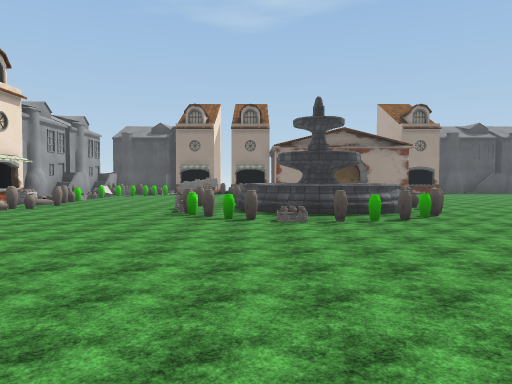
View 1 (above)

24 first-person views from a walk through a scene from a Unity 3-D project. The camera is 1.5 m above the floor, tilts 2° down and sees 70° across. The floor is counted in squares, 2 m on a side. Each view is taken from the middle of a square. On the plan, view 1 faces up. The plan holds only what a view shows up to about 11 squares ahead; the rest is blank. The place goes on beyond the plan. Some surface patterns are stand-ins.

View 2
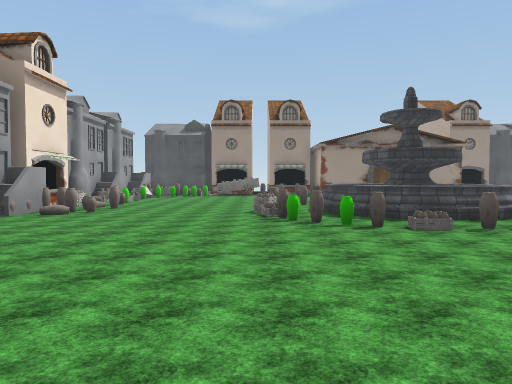

View 3
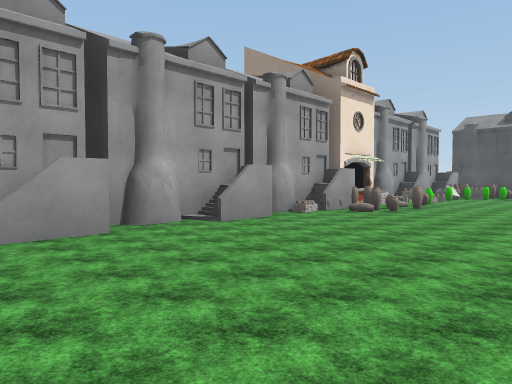

View 4
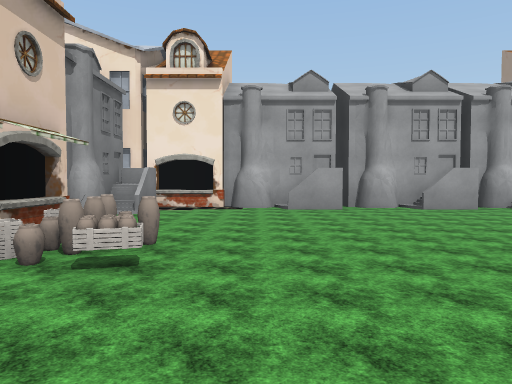

View 5
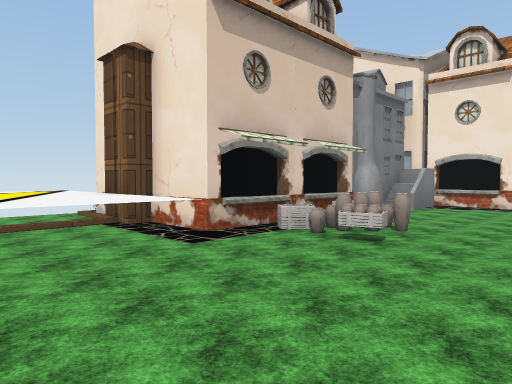

View 6
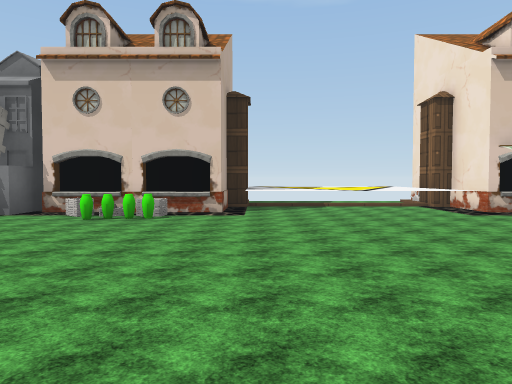

View 7
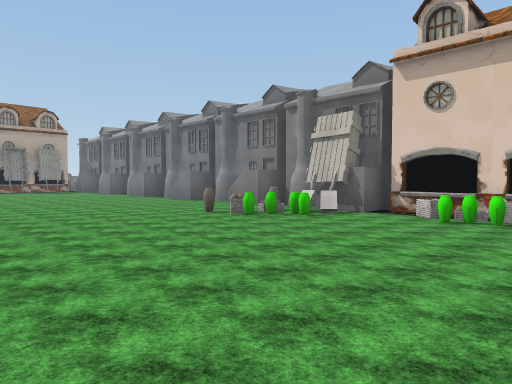

View 8
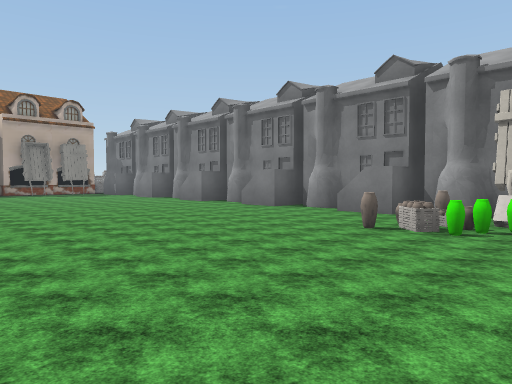

View 9
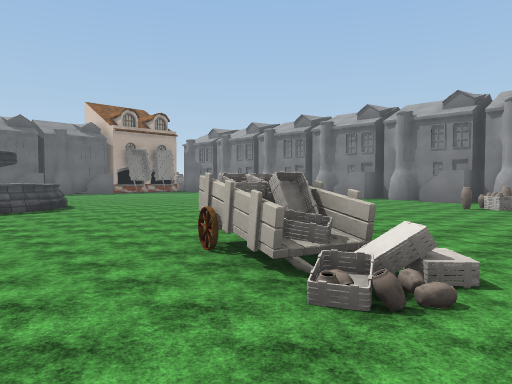

View 10
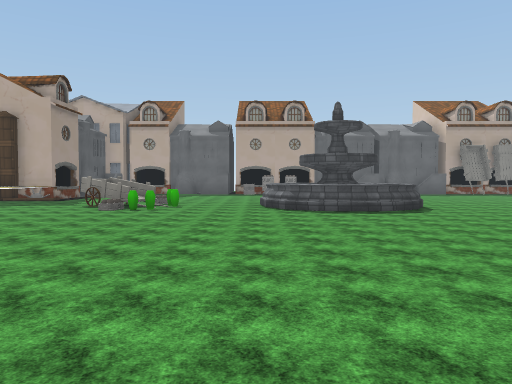

View 11
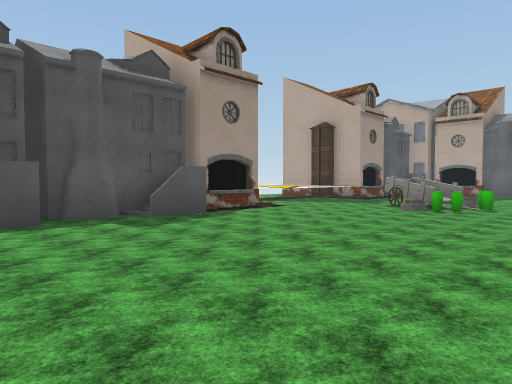

View 12
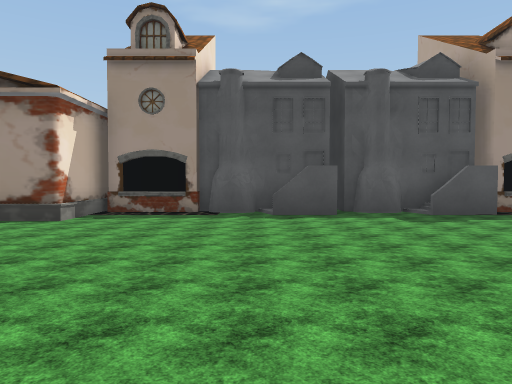

View 13
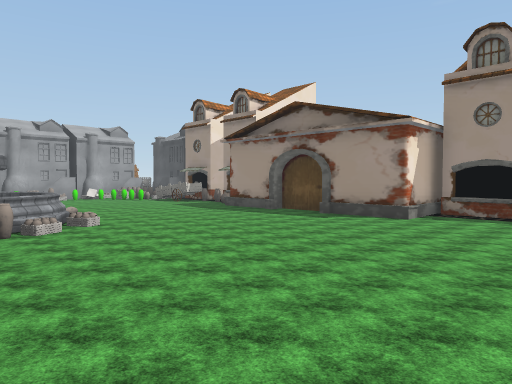

View 14
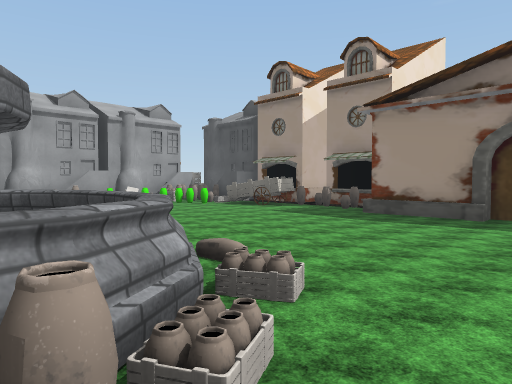

View 15
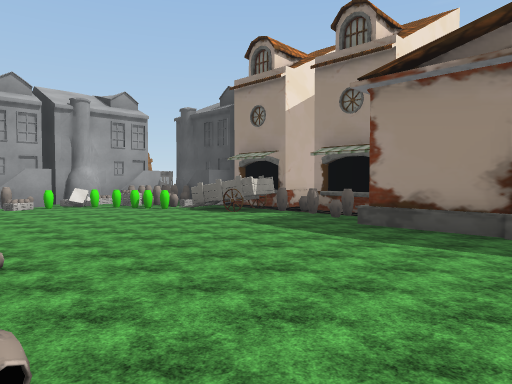

View 16
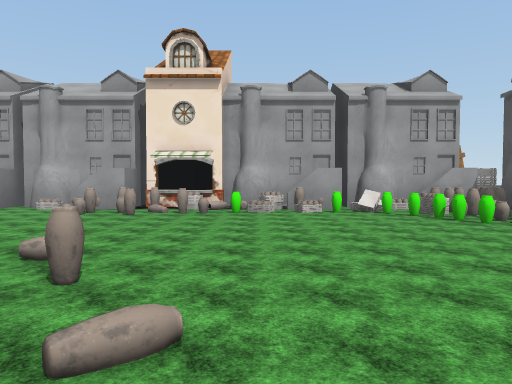

View 17
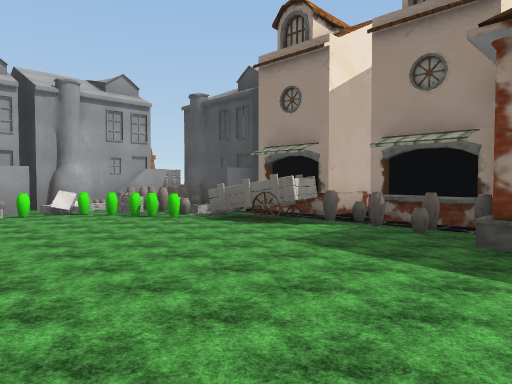

View 18
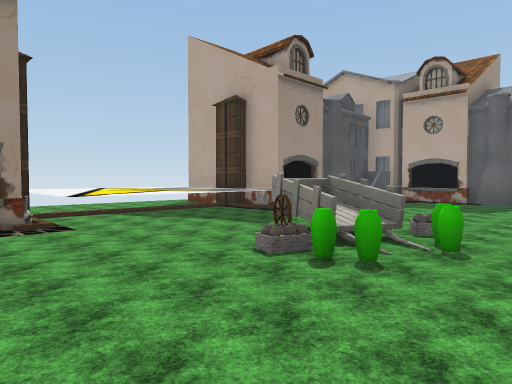

View 19
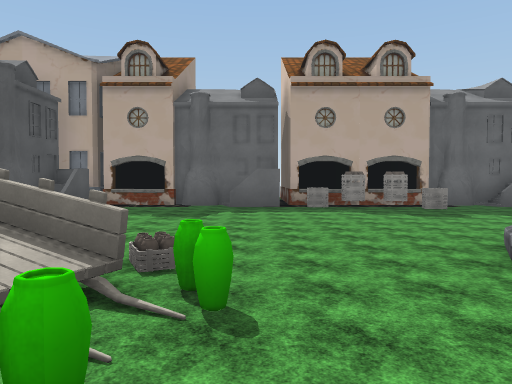

View 20
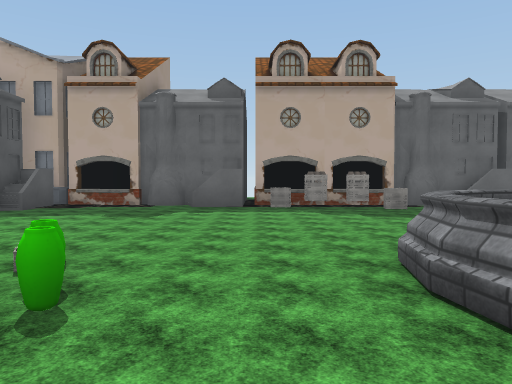

View 21
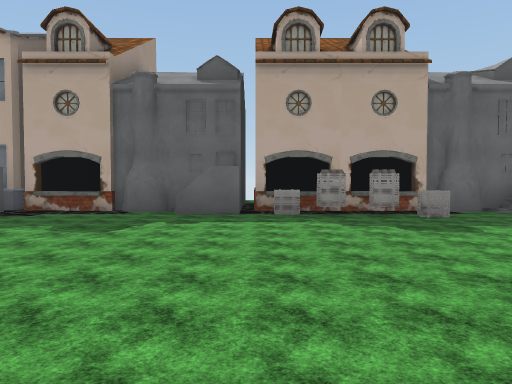

View 22
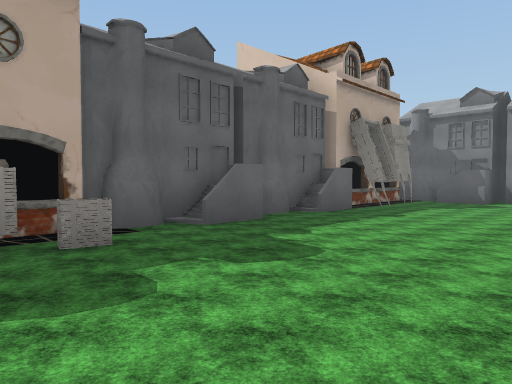

View 23
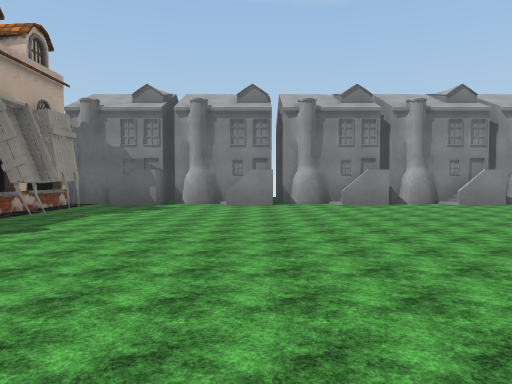

View 24
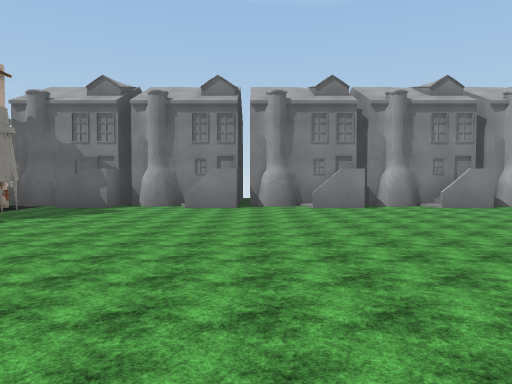

### Floor plan
Key: @ floor where view 1 was taken; # wall or solid block; . main floor; : floor 0.5 m higher than the main floor; + floor 0.75 m higher than the main floor; / step, stairs or slope; ^ raised ledge; v drop or lower ground; B building; F fountain; P pot; H house; O other object.
Columns run from 10 left of view 1 to 32 right of it. Each row starts with its distance up from view 1.
 22   B        B                 ^^^^
 21   B    BB BB      BBB      B ^^^^^BB    B
 20   B ##BBBBBB     HBBB###  BBB^^^^^#BB  BB
 19   OOOBBBPPPP     H..B.B.BBB..^^^^^.  BBBBB
 18   # OOOOP.PHHHHHHH................  ....B
 17   # PPO........................O........BBB
 16   #OOO.........................OO.......BB
 15  ##OO.........................OOO.......#
 14   #O...........................O.......B#
 13   #BO...................................BBB
 12  BBOO....P./F..........................BB
 11  BBOP.....+FFF:...............vFFF.....OBBB
 10  BBOO...O.FFFFP...............FF F....OBB
  9   #BP...O.FFFF .. .../O.......FF F....O.BB
  8   ##....PO.FF:O..   ./OO......:FF.......#
  7   B......PP.OO..     ..  ..............B#
  6   #B.......P.P..........   ............B#
  5   #.....................................#
  4  ##....................................B#
  3   #B...................................B#
  2   #B....................................BB
  1   B...................OP...............BB
  0 BBB.....PO@..........OOO...............BB
 -1   B....OPP.......OO..OP................BB
 -2  BBBB#.OOO.^^^^^BOBOBB#.BBBBB#BB#.BB#BB#
 -3   BB  BBBB.^^^^^BBBBB####  # #### ####
 -4   B    B BB^^^^^B  BB
 -5           B^^
 -6           #^

Where each view was taken, in squares from view 1:
view 1: 0 up, 0 right, facing up
view 2: 1 up, 2 left, facing up
view 3: 1 up, 2 left, facing up-left
view 4: 1 up, 2 right, facing left
view 5: 2 up, 3 right, facing down-left
view 6: 6 up, 5 right, facing down
view 7: 6 up, 6 right, facing down-right
view 8: 6 up, 10 right, facing down-right
view 9: 11 up, 10 right, facing down-right
view 10: 12 up, 11 right, facing right
view 11: 12 up, 11 right, facing up-right
view 12: 11 up, 11 right, facing up
view 13: 9 up, 11 right, facing up-left
view 14: 10 up, 5 right, facing up-left
view 15: 12 up, 4 right, facing up-left
view 16: 13 up, 2 right, facing left
view 17: 13 up, 2 right, facing up-left
view 18: 13 up, 17 right, facing up-right
view 19: 14 up, 19 right, facing right
view 20: 13 up, 19 right, facing right
view 21: 13 up, 21 right, facing right
view 22: 11 up, 24 right, facing down-right
view 23: 9 up, 24 right, facing down
view 24: 8 up, 23 right, facing down
